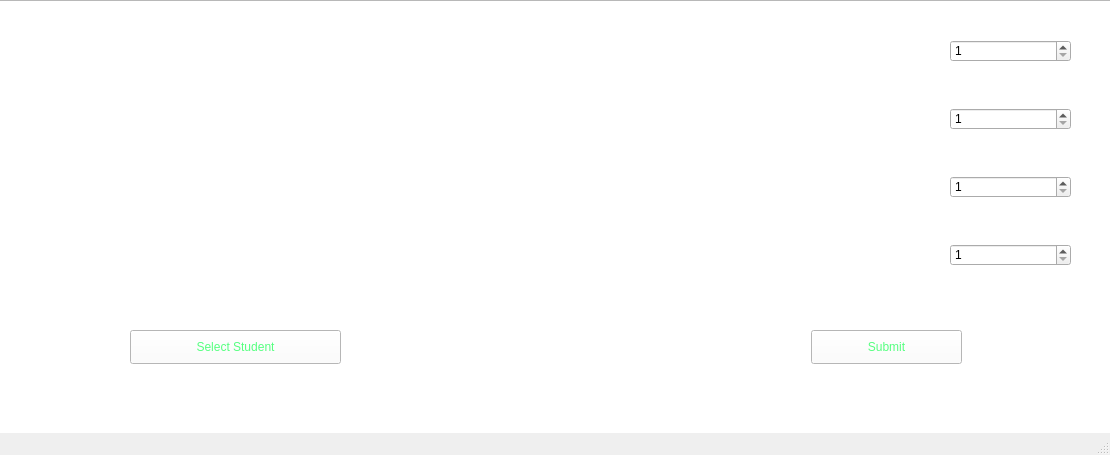
<?xml version="1.0" encoding="UTF-8"?>
<ui version="4.0">
 <class>MainWindow</class>
 <widget class="QMainWindow" name="MainWindow">
  <property name="geometry">
   <rect>
    <x>0</x>
    <y>0</y>
    <width>1110</width>
    <height>455</height>
   </rect>
  </property>
  <property name="windowTitle">
   <string>Feedback</string>
  </property>
  <property name="styleSheet">
   <string notr="true">font: 16pt &quot;Berlin Sans FB&quot;;
color: rgb(0, 0, 0);

</string>
  </property>
  <widget class="QWidget" name="centralwidget">
   <widget class="QPushButton" name="pb_sub">
    <property name="geometry">
     <rect>
      <x>811</x>
      <y>330</y>
      <width>151</width>
      <height>34</height>
     </rect>
    </property>
    <property name="styleSheet">
     <string notr="true">color: rgb(85, 255, 127);
background-color: rgb(255, 255, 255);</string>
    </property>
    <property name="text">
     <string>Submit</string>
    </property>
   </widget>
   <widget class="QWidget" name="layoutWidget">
    <property name="geometry">
     <rect>
      <x>950</x>
      <y>0</y>
      <width>121</width>
      <height>309</height>
     </rect>
    </property>
    <layout class="QVBoxLayout" name="verticalLayout">
     <item>
      <widget class="QSpinBox" name="sb_1">
       <property name="styleSheet">
        <string notr="true">color: rgb(0, 0, 0);</string>
       </property>
       <property name="minimum">
        <number>1</number>
       </property>
       <property name="maximum">
        <number>5</number>
       </property>
      </widget>
     </item>
     <item>
      <widget class="QSpinBox" name="sb_4">
       <property name="styleSheet">
        <string notr="true">color: rgb(0, 0, 0);</string>
       </property>
       <property name="minimum">
        <number>1</number>
       </property>
       <property name="maximum">
        <number>5</number>
       </property>
      </widget>
     </item>
     <item>
      <widget class="QSpinBox" name="sb_3">
       <property name="styleSheet">
        <string notr="true">color: rgb(0, 0, 0);</string>
       </property>
       <property name="minimum">
        <number>1</number>
       </property>
       <property name="maximum">
        <number>3</number>
       </property>
      </widget>
     </item>
     <item>
      <widget class="QSpinBox" name="sb_2">
       <property name="styleSheet">
        <string notr="true">color: rgb(0, 0, 0);</string>
       </property>
       <property name="minimum">
        <number>1</number>
       </property>
       <property name="maximum">
        <number>5</number>
       </property>
      </widget>
     </item>
    </layout>
   </widget>
   <widget class="QGraphicsView" name="graphicsView">
    <property name="geometry">
     <rect>
      <x>-10</x>
      <y>0</y>
      <width>2311</width>
      <height>481</height>
     </rect>
    </property>
    <property name="styleSheet">
     <string notr="true">background-image: url(:/real/background.png);</string>
    </property>
   </widget>
   <widget class="QWidget" name="layoutWidget_2">
    <property name="geometry">
     <rect>
      <x>0</x>
      <y>20</y>
      <width>938</width>
      <height>301</height>
     </rect>
    </property>
    <layout class="QVBoxLayout" name="verticalLayout_3">
     <item>
      <widget class="QLabel" name="label_2">
       <property name="font">
        <font>
         <family>Berlin Sans FB</family>
         <pointsize>16</pointsize>
        </font>
       </property>
       <property name="styleSheet">
        <string notr="true">color: rgb(255, 255, 255);</string>
       </property>
       <property name="text">
        <string>Rate the services from 1-5</string>
       </property>
      </widget>
     </item>
     <item>
      <widget class="QLabel" name="label_6">
       <property name="styleSheet">
        <string notr="true">color: rgb(255, 255, 255);</string>
       </property>
       <property name="text">
        <string>Rate the workshops from 1-5</string>
       </property>
      </widget>
     </item>
     <item>
      <widget class="QLabel" name="label_7">
       <property name="styleSheet">
        <string notr="true">color: rgb(255, 255, 255);</string>
       </property>
       <property name="text">
        <string>Do you see yourself coming to future hackathons?(1-no,2-maybe,3-yes)</string>
       </property>
      </widget>
     </item>
     <item>
      <widget class="QLabel" name="label_8">
       <property name="styleSheet">
        <string notr="true">color: rgb(255, 255, 255);</string>
       </property>
       <property name="text">
        <string>Rate your overall experience</string>
       </property>
      </widget>
     </item>
    </layout>
   </widget>
   <widget class="QPushButton" name="pb_sel">
    <property name="geometry">
     <rect>
      <x>130</x>
      <y>330</y>
      <width>211</width>
      <height>34</height>
     </rect>
    </property>
    <property name="styleSheet">
     <string notr="true">color: rgb(85, 255, 127);
background-color: rgb(255, 255, 255);</string>
    </property>
    <property name="text">
     <string>Select Student</string>
    </property>
   </widget>
   <widget class="QLabel" name="lbl">
    <property name="geometry">
     <rect>
      <x>360</x>
      <y>330</y>
      <width>441</width>
      <height>31</height>
     </rect>
    </property>
    <property name="styleSheet">
     <string notr="true">color: rgb(255, 255, 255);</string>
    </property>
    <property name="text">
     <string/>
    </property>
   </widget>
   <zorder>graphicsView</zorder>
   <zorder>layoutWidget</zorder>
   <zorder>pb_sub</zorder>
   <zorder>layoutWidget_2</zorder>
   <zorder>pb_sel</zorder>
   <zorder>lbl</zorder>
  </widget>
  <widget class="QMenuBar" name="menubar">
   <property name="geometry">
    <rect>
     <x>0</x>
     <y>0</y>
     <width>1110</width>
     <height>41</height>
    </rect>
   </property>
  </widget>
  <widget class="QStatusBar" name="statusbar"/>
 </widget>
 <resources>
  <include location="res.qrc"/>
 </resources>
 <connections/>
</ui>
